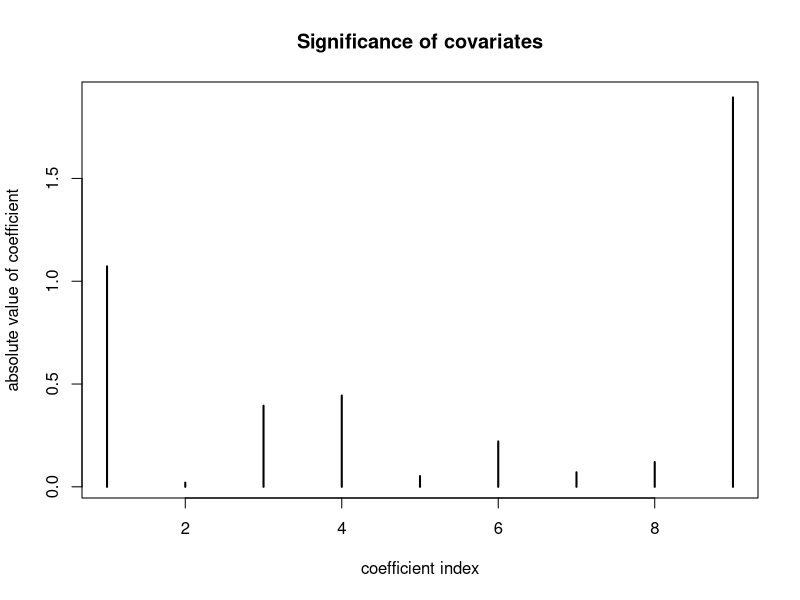
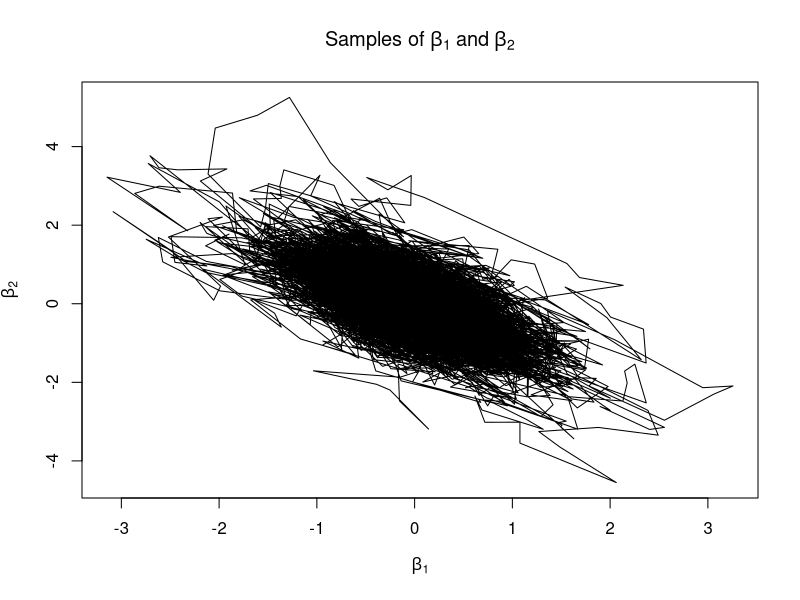

The R source for these figures, in order:
library(mvtnorm)

data <- read.table("eBayNumberOfBidderData.txt", header = TRUE)


########## A ##########
fit <- glm(nBids ~ 0 + ., data, family = poisson)
coeff <- fit$coefficients
plot(abs(coeff), type='h', 
     lwd=2, 
     xlab = "coefficient index", 
     main='Significance of covariates',
     ylab='absolute value of coefficient')

X <- as.matrix(data[,2:10])
## The most significant covariate is minBidShare. 

########## B ##########
sigmaPrior <- 100 * solve(t(X)%*%X)

logPois <- function(beta, y, x, ...) {
  # log likelihood of poisson model

  n <- length(x)
  
  logLik <- 0
  for (i in 1:length(n)) {
    logLik <- logLik + y[i] * t(beta)%*%x[i,] - exp( t(beta)%*%x[i,] - log(factorial(y[i])))
  }
  
  # log of prior
  logPrior <- dmvnorm(beta, mean = rep(0, 9), sigma = sigmaPrior, log=TRUE)
  
  # add 
  return(logLik + logPrior)
}

OptimResults<-optim(coeff,logPois,gr=NULL, y = data$nBids,x = X,method=c("BFGS"),control=list(fnscale=-1),hessian=TRUE)


postCov <- -solve(OptimResults$hessian)
st_div <- sqrt(diag(postCov))
betaMode <- OptimResults$par

########## C ##########

gaussianSample <- function(theta, sigma, c) {
  val <- rmvnorm(1, theta, c*sigma)
  return (val)
}


RWMSampler <- function(c, it, fn, ...) {
  accRate <- 0
  sample <- c()
  prev <- gaussianSample(betaMode, postCov, c)
  for (i in 1:it) {
    candidate <- gaussianSample(prev, postCov, c)
    alpha <- min(1,exp(fn(prev, ...) - fn(candidate, ...)))
    u <- runif(1, 0, 1)
    if (alpha <= u) {
      # accept candidate
      prev <- candidate
      accRate <- accRate + 1
      # as matrix
      sample <- rbind(sample, prev)
    }
  }
  return (sample)
}

sample = RWMSampler(1,50000, logPois, data$nBids, X)
plot(sample[,1], sample[,2],
     type='l',
     xlab = expression(beta[1]),
     ylab = expression(beta[2]),
     main = expression("Samples of" ~ beta[1] ~ "and" ~ beta[2]))


